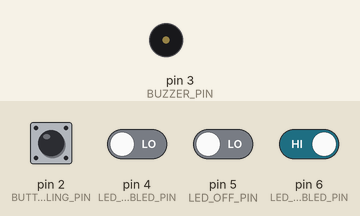
Bench run of a sketch on a simulated Arduino Uno, built with avr-gcc and run on an emulated ATmega328P. Shown: buzzer (waves = sounding). The test bench sets the inputs (shaded band); at power-on: pin 2 (BUTTON_AIR_RECYCLING_PIN), pin 6 (LED_DEMISTING_ENABLED_PIN) HIGH, pin 4 (LED_AIR_RECYCLING_ENABLED_PIN), pin 5 (LED_OFF_PIN) LOW. EEPROM starts erased.

Above: at 1.9 s.
2.0 s: pin 2 (BUTTON_AIR_RECYCLING_PIN) pulled LOW for 3.2 s
At 5.1 s:
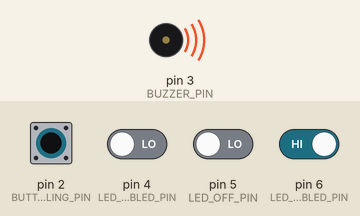
7.4 s: pin 6 (LED_DEMISTING_ENABLED_PIN) driven LOW
At 9.0 s:
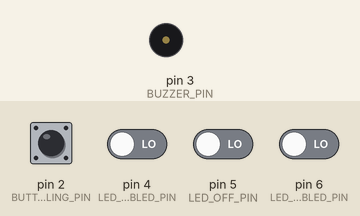
10.4 s: pin 5 (LED_OFF_PIN) driven HIGH
11.9 s: pin 5 (LED_OFF_PIN) driven LOW
At 14.2 s:
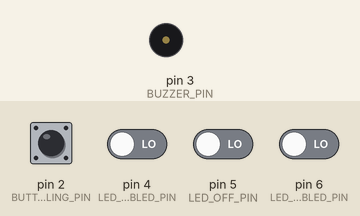
14.9 s: pin 2 (BUTTON_AIR_RECYCLING_PIN) pulled LOW for 0.15 s
Timing chart, 0 to 17.5 s (numbered marks = the images above; inputs shaded):
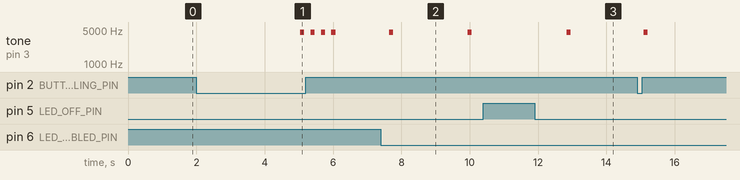

Measured:
- after the input at 2.0 s, tone on pin 3 (BUZZER_PIN): alternates 4446 Hz for 0.12 s and silent for 0.18 s, 8 changes in all, then stays silent, starting after 3.0 s
- after the input at 7.4 s, tone on pin 3 (BUZZER_PIN): alternates 4446 Hz for 0.12 s and silent for 2.2 s, starting after 0.24 s
- after the input at 10.4 s, every drawn part: stays the same
- after the input at 11.9 s, tone on pin 3 (BUZZER_PIN): silent → 4446 Hz after 0.94 s, → silent 0.12 s later

The sketch:

hacK_car_ac.ino
```cpp
// (licence header left out)
#include <EEPROM.h>

#define BUTTON_AIR_RECYCLING_PIN 2
#define LED_AIR_RECYCLING_ENABLED_PIN 4
#define LED_OFF_PIN 5
#define LED_DEMISTING_ENABLED_PIN 6

#define BUZZER_PIN 3

#define MINIMUM_LONG_PRESS_MS 3000

// The following define the current state of operation:

// TRUE means that we are note OFF (disabled), and we have short-pressed the recycling button
// and we desire the recycling to be kept on.
#define TRUE 1

// FALSE means that we have short-pressed the recycling button while recycling was enabled
// This means that we are okay with having it be disabled.
// Recycling disabled does not need to be enforced, we have not seen the car turn on
// the recycling on its own.
#define FALSE 2

// OFF means that we have long-pressed the recycling button, to disable the functionality
// of this module. When we're on OFF mode, short presses of the recycling button work
// normally, as if the module was not installed into the AC. Long-press the button again
// to turn the module back on.
#define OFF 3

// These are ideal encoded state values, as they show up in eeprom:
// They are designed to be very different from each other to make it possible
// to detect the correct value even in the case of bit-errors.
#define TRUEVAL 0xE0
#define FALSEVAL 0x1C
#define OFFVAL 0x03

#define TESTING 0
#define LOGGING 0

// This is a function that counts the number of high bits in a byte
int cntBits(uint8_t value)
{
  int i;
  int cnt = 0;
  for (i=0;i<8;i++)
  {
    cnt += value & 1;
    value >>= 1;
  }
  return cnt;
}

// This function interprets a byte from eeprom, and decides if it is one
// of the states, or if the eeprom location is considered empty
int interpretVal(uint8_t value)
{
  if ((value == 0) || (value == 0xff)) return 0; // <-- these are empty values
  if (cntBits(value ^ TRUEVAL) <=2 ) return TRUE;
  if (cntBits(value ^ FALSEVAL) <=2 ) return FALSE;
  if (cntBits(value ^ OFFVAL) <=1 ) return OFF;
  return 0;
}

// In order to maximize lifetime of the eeprom, we don't store the current
// state in a single location. Instead the eeprom starts storing the state
// at the highest eeprom location, with all other locations empty. When
// this is overwritten, the memory location below it becomes not-empty,
// and its value takes precedence.
// This function returns the currently valid state stored in eeprom,
// and that is always at the lowest non-empty location.
char getValue()
{
  for (int i = 0 ; i < EEPROM.length() ; i++) {
    int ival = interpretVal(EEPROM.read(i));
    if (ival)
    {
      // This location is non-empty, and as such we have found our state.
      return ival;
    }
  }
  return OFF;
}

uint8_t getEncodedValue(int value)
{
  if(value==TRUE) return TRUEVAL;
  if(value==FALSE) return FALSEVAL;
  return OFFVAL;
}

void setValue(char value)
{
  uint8_t encodedValue = getEncodedValue(value);
  int ival = interpretVal(EEPROM.read(0));
  if (ival)
  {
    // When the eeprom is full, erase it first
    for (int j = 0 ; j < EEPROM.length() ; j++) {
      EEPROM.write(j, 0xff);
    }
  }
  int i;
  for (i = 0 ; i <= EEPROM.length() ; i++) {
    ival = (i == EEPROM.length()) ? TRUE : interpretVal(EEPROM.read(i));
    if (ival)
    {
      // We have found the first non-empty location.
      do {
        i--;
        // Step back one, and use that location for the new value
        if (i >= 0) {
          EEPROM.write(i, encodedValue);
        }
        // If the eeprom write fails, skip over, and step back one more step.
      } while ((EEPROM.read(i) != encodedValue) && (i>=0));
      break;
    }
  }
  if (i<0)
  {
    // We have underflown. This can happen if writes fail,
    // down to the first location.
    // Last ditch effort to save some functionality:
    for (int j = 0 ; j < EEPROM.length() ; j++) {
      EEPROM.write(j, encodedValue);
    }
  }
}

void stat()
{
  #if LOGGING
    Serial.print("eeprom words: ");
    Serial.print(EEPROM.length(), DEC);
    for (int i = 0 ; i < EEPROM.length() ; i++) {
      if ((i % 32)==0) Serial.println("");
      Serial.print(EEPROM.read(i), HEX);
      Serial.print(" ");
    }
    Serial.println("");
  #endif
}

void beep(unsigned int ms)
{
  pinMode(BUZZER_PIN, OUTPUT);
  uint32_t hz = 4592;
  unsigned int delaymicro = 1000000UL / hz / 2;
  uint32_t tot = 0;
  while(1) {
    digitalWrite(3, 1);
    delayMicroseconds(delaymicro); tot += delaymicro;
    digitalWrite(3, 0);
    delayMicroseconds(delaymicro); tot += delaymicro;
    if (tot > ms * 1000UL) break;
  }
  //pinMode(BUZZER_PIN, INPUT);
}

void beeptimes(int n)
{
  int i;
  for (i=0;i<n-1;i++)
  {
    beep(100);
    delay(200);
  }
  beep(100);
}

void pressButton()
{
  digitalWrite(BUTTON_AIR_RECYCLING_PIN, 0);
  pinMode(BUTTON_AIR_RECYCLING_PIN, OUTPUT);
  digitalWrite(BUTTON_AIR_RECYCLING_PIN, 0);
  delay(200);
  #if TESTING
  pinMode(BUTTON_AIR_RECYCLING_PIN, INPUT_PULLUP);
  #else
  pinMode(BUTTON_AIR_RECYCLING_PIN, INPUT);
  #endif
  while (digitalRead(BUTTON_AIR_RECYCLING_PIN)==0); // wait for it to go back up
}

int currentValue = 0;
int previousButton = 1;
uint32_t pressed_time = 0;
int waiting_for_release = 0;
int disable_scanning = 0;
uint32_t disable_scanning_time = 0;

void setup() {
  #if LOGGING
    Serial.begin(9600);
  #endif
  #if TESTING
  pinMode(BUTTON_AIR_RECYCLING_PIN, INPUT_PULLUP);
  pinMode(LED_AIR_RECYCLING_ENABLED_PIN, INPUT_PULLUP);
  pinMode(LED_OFF_PIN, OUTPUT);
  pinMode(LED_DEMISTING_ENABLED_PIN, OUTPUT);
  digitalWrite(LED_OFF_PIN, 0);
  digitalWrite(LED_DEMISTING_ENABLED_PIN, 0);
  #else
  pinMode(BUTTON_AIR_RECYCLING_PIN, INPUT);
  pinMode(LED_AIR_RECYCLING_ENABLED_PIN, INPUT);
  pinMode(LED_OFF_PIN, INPUT);
  pinMode(LED_DEMISTING_ENABLED_PIN, INPUT);
  #endif
  delay(700);
  currentValue = getValue();
  previousButton = digitalRead(BUTTON_AIR_RECYCLING_PIN);
}

void loop() {
  if (digitalRead(LED_OFF_PIN))
  {
    while (digitalRead(LED_OFF_PIN)) {}
    delay(700); // After the air conditioner is turned on, for roughly 700 ms, if the recirculation button is pressed it won't work.
  }
  int button = digitalRead(BUTTON_AIR_RECYCLING_PIN);
  if ((button == 0) && previousButton)
  {
    pressed_time = millis();
    #if LOGGING
      Serial.println("Pressed");
    #endif
    waiting_for_release = 1;
  }
  if ((button == 0) && waiting_for_release && ((millis() - pressed_time) > MINIMUM_LONG_PRESS_MS))
  {
    #if LOGGING
      Serial.println("Timeout");
    #endif
    waiting_for_release = 0;
    // Enable or disable my functionality now.
    if (currentValue == OFF)
    {
      beeptimes(4);
      setValue(TRUE);
      currentValue = TRUE;
    } else {
      beeptimes(3);
      setValue(OFF);
      currentValue = OFF;
    }
    while (digitalRead(BUTTON_AIR_RECYCLING_PIN)==0); // wait for button to be actually released before doing anything
    delay(200); // And wait 200 more ms just to make sure everything is stable.
  }
  if (button && waiting_for_release)
  {
    // release_event. Now we change whether we want to force it off or on.
    #if LOGGING
      Serial.println("Released");
    #endif
    waiting_for_release = 0;
    if (currentValue != OFF)
    {
      if (digitalRead(LED_AIR_RECYCLING_ENABLED_PIN))
      {
        if (currentValue != TRUE) setValue(TRUE);
        currentValue = TRUE;
        beeptimes(2);
      } else {
        if (currentValue != FALSE) setValue(FALSE);
        currentValue = FALSE;
        beeptimes(1);
      }
      delay(200); // And wait 200 ms just to make sure everything is stable. Button press itself should have already set the desired state.
    }
  }
  previousButton = button;
  if (disable_scanning && ((millis() - disable_scanning_time) > 2000))
  {
    #if LOGGING
      Serial.println("Enable Scanning");
    #endif
    disable_scanning = 0;
  }
  if ((!disable_scanning) && (!waiting_for_release) && (!digitalRead(LED_OFF_PIN)) && (!digitalRead(LED_DEMISTING_ENABLED_PIN)))
  {
    /* We are only operating if we are not in any type of auto mode */
    int recyclingEnabled = digitalRead(LED_AIR_RECYCLING_ENABLED_PIN);
    if (digitalRead(LED_OFF_PIN) || digitalRead(LED_DEMISTING_ENABLED_PIN)) return; // make sure again we're not in an auto mode. (in case it was just turned on)
    if (((!recyclingEnabled) && currentValue == TRUE))
    {
      // Air conditioner decided to disable recycling, so we must force re-enable it
      #if LOGGING
        Serial.println("Pushing");
      #endif
      pressButton();
      #if LOGGING
        Serial.println("Pushed");
      #endif
      beeptimes(1);
      disable_scanning_time = millis();
      disable_scanning = 1;
      #if LOGGING
        Serial.println("Done");
      #endif
    }
  }
}
```
